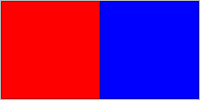
             <widget class="QWidget" name="page_24">
              <layout class="QVBoxLayout" name="verticalLayout_13">
               <property name="spacing">
                <number>0</number>
               </property>
               <property name="leftMargin">
                <number>0</number>
               </property>
               <property name="topMargin">
                <number>0</number>
               </property>
               <property name="rightMargin">
                <number>0</number>
               </property>
               <property name="bottomMargin">
                <number>0</number>
               </property>
               <item>
                <widget class="QFrame" name="frame_58">
                 <property name="frameShape">
                  <enum>QFrame::StyledPanel</enum>
                 </property>
                 <property name="frameShadow">
                  <enum>QFrame::Raised</enum>
                 </property>
                 <layout class="QHBoxLayout" name="horizontalLayout_21">
                  <property name="spacing">
                   <number>0</number>
                  </property>
                  <property name="leftMargin">
                   <number>0</number>
                  </property>
                  <property name="topMargin">
                   <number>0</number>
                  </property>
                  <property name="rightMargin">
                   <number>0</number>
                  </property>
                  <property name="bottomMargin">
                   <number>0</number>
                  </property>
                  <item>
                   <widget class="QFrame" name="frame_59">
                    <property name="styleSheet">
                     <string notr="true">background-color: rgb(255, 0, 0);</string>
                    </property>
                    <property name="frameShape">
                     <enum>QFrame::StyledPanel</enum>
                    </property>
                    <property name="frameShadow">
                     <enum>QFrame::Raised</enum>
                    </property>
                   </widget>
                  </item>
                  <item>
                   <widget class="QFrame" name="frame_60">
                    <property name="styleSheet">
                     <string notr="true">background-color: rgb(0, 0, 255);</string>
                    </property>
                    <property name="frameShape">
                     <enum>QFrame::StyledPanel</enum>
                    </property>
                    <property name="frameShadow">
                     <enum>QFrame::Raised</enum>
                    </property>
                   </widget>
                  </item>
                 </layout>
                </widget>
               </item>
              </layout>
             </widget>
